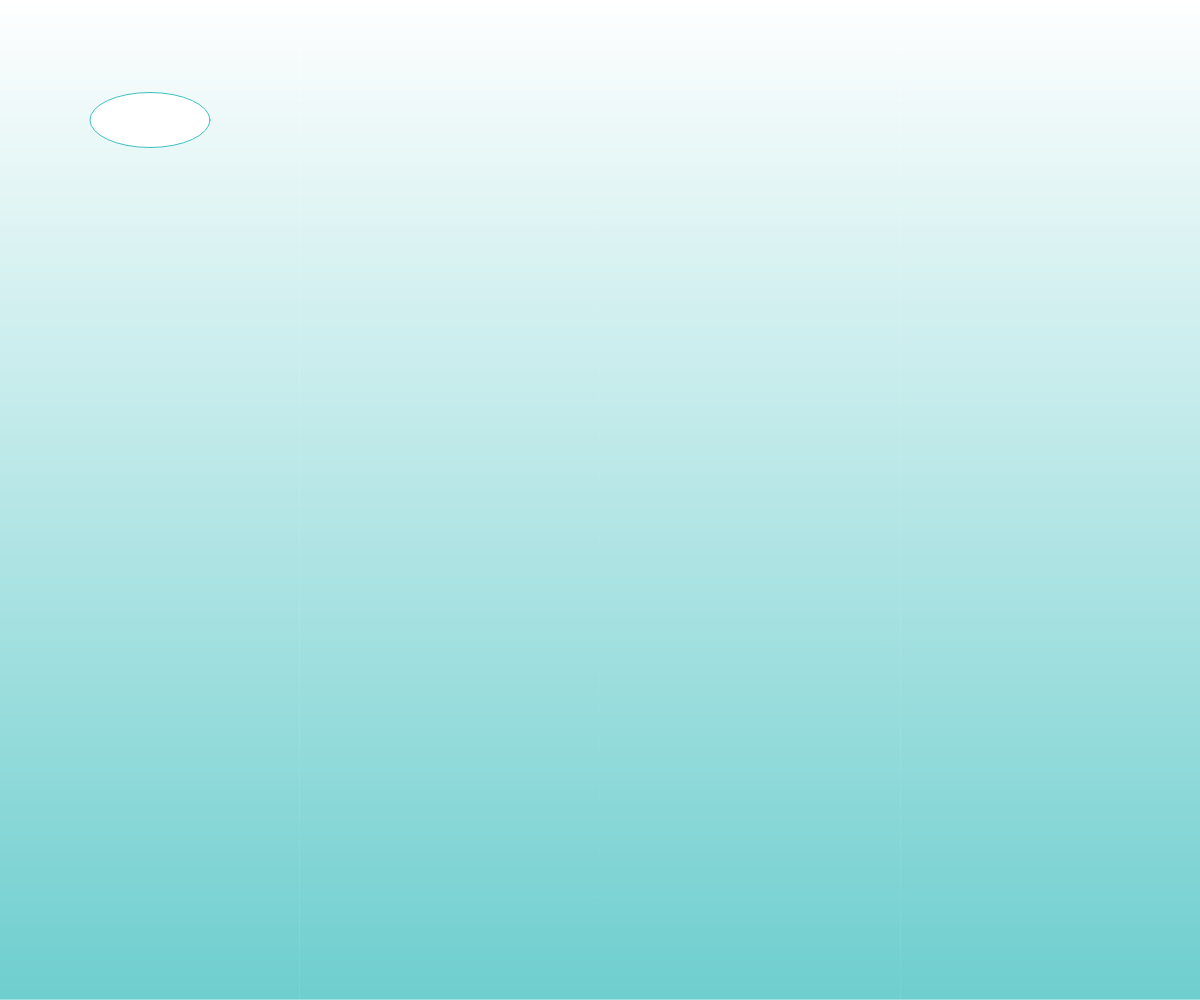
Frame 1 (no input)
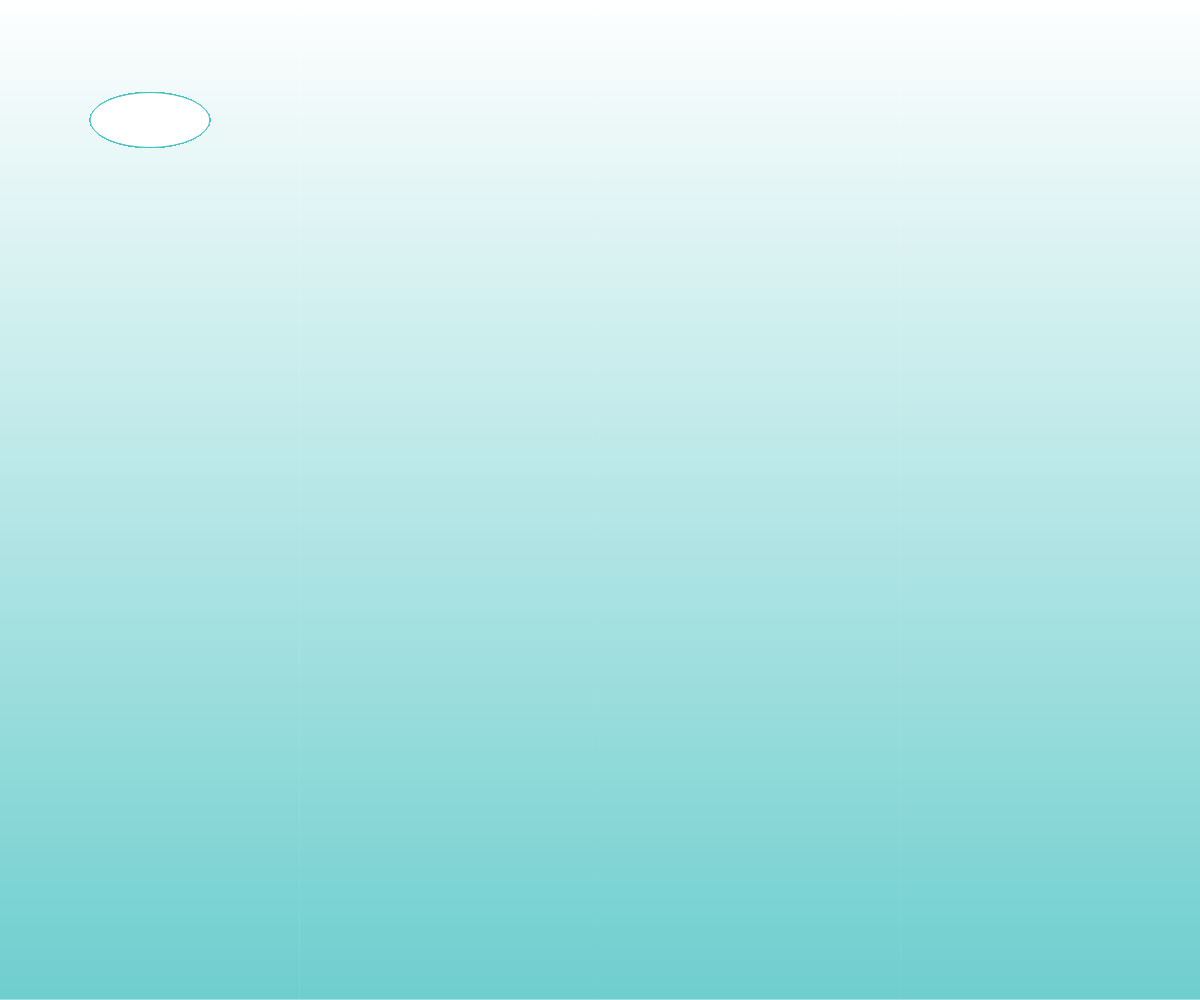
Frame 60 (no input)
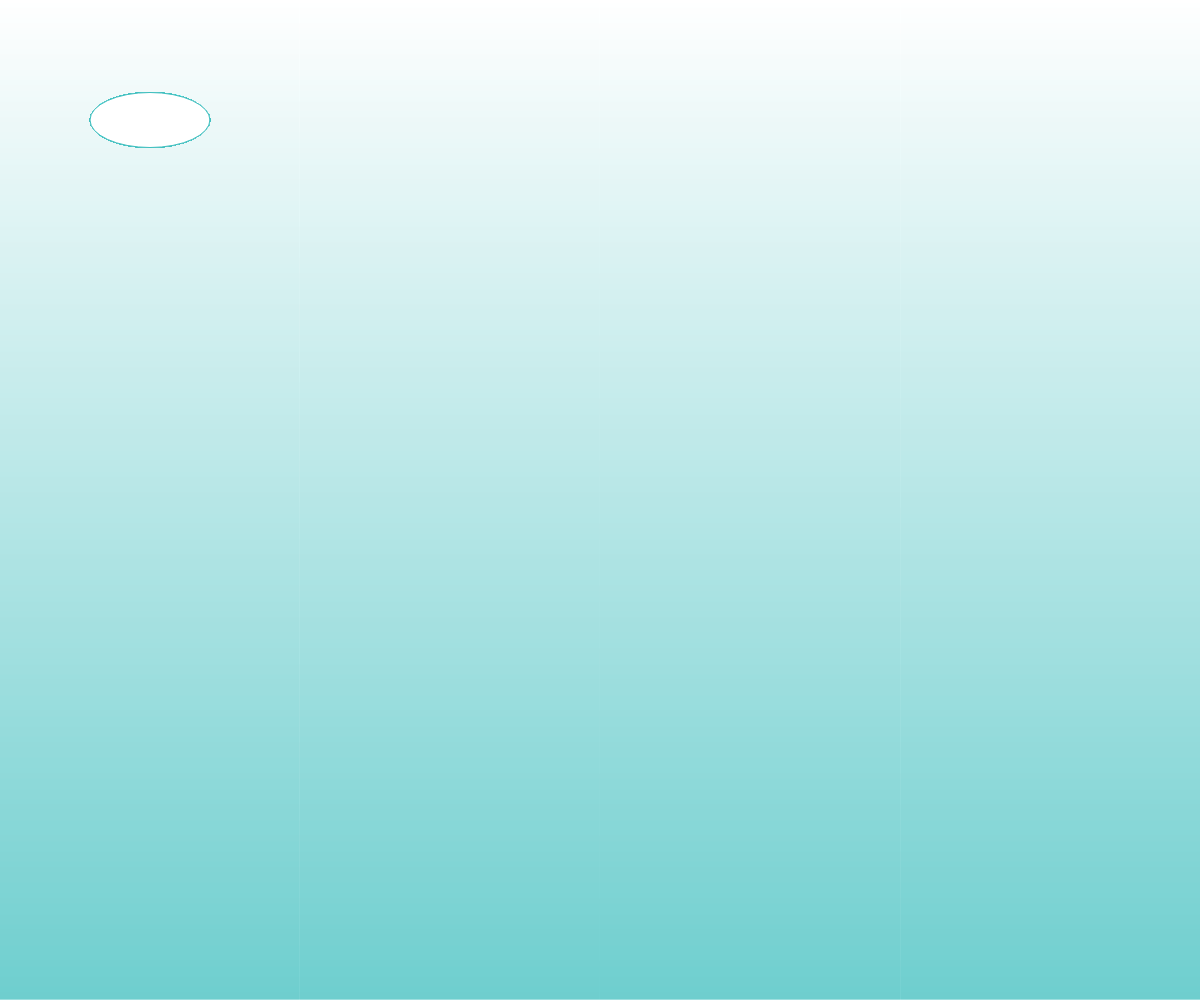
Frame 120 (the mouse pressed at the canvas centre since frame 60)

The p5.js sketch that drew these frames (run headless with seeded random() and noise() and a simulated clock; from frame 60 on, the mouse is pressed at the canvas centre):

// p5.js sketch
// ── sketch.js
let c1, c2;
function setup() 
{
  createCanvas(windowWidth, windowHeight);

  // Create a color
  // one 255 = 255, 255, 255
  c1 = color(255);
  c2 = color(63, 191, 191);
  
  for(let y=0; y<height; y++)
  {
    // convertir des valeurs. y qui se trouve entre 0 et hauteur devient une valeur entre 0 et 1
    n = map(y,0,height,0,1);
    //Blends two colors to find a third color somewhere between them.
    //amt parameter is the amount to interpolate between the two values
    //where 0.0 is equal to the first color, 0.1 is very near the first color, 0.5 is halfway in...
    let newc = lerpColor(c1,c2,n);
    stroke(newc);
    line(0,y,width, y);
  }
}

function draw() 
{
  // To create an ellipse. x, y, w, h
  ellipse(150, 120, 120, 55);
}
